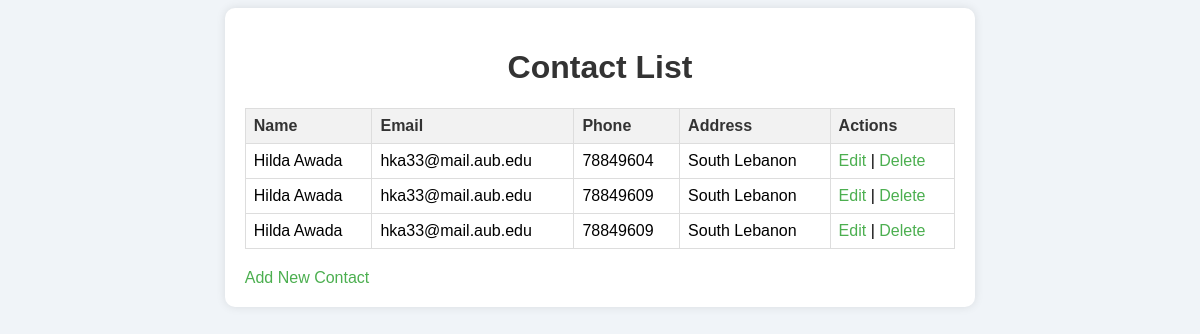
/contacts/, run on the app's committed database.
### contact_app/models.py (models this page shows, shortened)
class Contact(models.Model):
    name = models.CharField(max_length=100)
    email = models.EmailField()
    phone = models.CharField(max_length=15)
    address = models.CharField(max_length=255)

### contact_app/views.py (the view)
# urls.py: path('contacts/', views.contact_list, name='contact_list'),
def contact_list(request):
    contacts = Contact.objects.all()
    return render(request, 'contact_app/contact_list.html', {'contacts': contacts})

### contact_app/templates/contact_app/contact_list.html (shortened to what this page needs)
<!DOCTYPE html>
<html lang="en">
<head>
</head>
<body>
    <div class="table-container">
        <h1>Contact List</h1>
        <table>
            <tr>
                <th>Name</th>
                <th>Email</th>
                <th>Phone</th>
                <th>Address</th>
                <th>Actions</th>
            </tr>
            {% for contact in contacts %}
                <tr>
                    <td>{{ contact.name }}</td>
                    <td>{{ contact.email }}</td>
                    <td>{{ contact.phone }}</td>
                    <td>{{ contact.address }}</td>
                    <td>
                        <a href="{% url 'edit_contact' contact.id %}">Edit</a> |
                        <a href="{% url 'delete_contact' contact.id %}">Delete</a>
                    </td>
                </tr>
            {% endfor %}
        </table>
        <a href="/">Add New Contact</a>
    </div>
</body>
</html>

### contact_app/templates/contact_app/contact_list.html (style rules this page uses)
body { font-family: Arial, sans-serif; background-color: #f0f4f8; }
.table-container { width: 60%; margin: auto; background-color: #ffffff; padding: 20px; border-radius: 10px; box-shadow: 0 0 10px rgba(0, 0, 0, 0.1); }
h1 { text-align: center; color: #333; }
table { width: 100%; border-collapse: collapse; margin: 20px 0; }
table, th, td { border: 1px solid #ddd; padding: 8px; }
th { background-color: #f2f2f2; text-align: left; color: #333; }
a { text-decoration: none; color: #4CAF50; }

### data on the page
Contact: name "Hilda Awada", email "hka33@mail.aub.edu", phone "78849604", address "South Lebanon"
Contact: name "Hilda Awada", email "hka33@mail.aub.edu", phone "78849609", address "South Lebanon"
Contact: name "Hilda Awada", email "hka33@mail.aub.edu", phone "78849609", address "South Lebanon"
